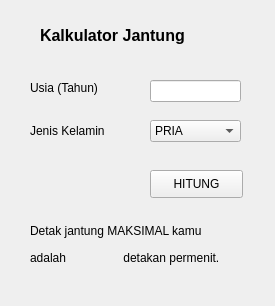
<?xml version="1.0" encoding="UTF-8"?>
<ui version="4.0">
 <class>Form</class>
 <widget class="QWidget" name="Form">
  <property name="geometry">
   <rect>
    <x>0</x>
    <y>0</y>
    <width>275</width>
    <height>306</height>
   </rect>
  </property>
  <property name="windowTitle">
   <string>Form</string>
  </property>
  <widget class="QLabel" name="label">
   <property name="geometry">
    <rect>
     <x>40</x>
     <y>20</y>
     <width>201</width>
     <height>31</height>
    </rect>
   </property>
   <property name="font">
    <font>
     <pointsize>12</pointsize>
     <weight>75</weight>
     <bold>true</bold>
    </font>
   </property>
   <property name="text">
    <string>Kalkulator Jantung</string>
   </property>
  </widget>
  <widget class="QLabel" name="label_2">
   <property name="geometry">
    <rect>
     <x>30</x>
     <y>80</y>
     <width>91</width>
     <height>16</height>
    </rect>
   </property>
   <property name="font">
    <font>
     <pointsize>9</pointsize>
    </font>
   </property>
   <property name="text">
    <string>Usia (Tahun)</string>
   </property>
  </widget>
  <widget class="QLineEdit" name="line_umur">
   <property name="geometry">
    <rect>
     <x>150</x>
     <y>80</y>
     <width>91</width>
     <height>22</height>
    </rect>
   </property>
  </widget>
  <widget class="QLabel" name="label_3">
   <property name="geometry">
    <rect>
     <x>30</x>
     <y>120</y>
     <width>101</width>
     <height>21</height>
    </rect>
   </property>
   <property name="font">
    <font>
     <pointsize>9</pointsize>
    </font>
   </property>
   <property name="text">
    <string>Jenis Kelamin</string>
   </property>
  </widget>
  <widget class="QComboBox" name="combo_kelamin">
   <property name="geometry">
    <rect>
     <x>150</x>
     <y>120</y>
     <width>91</width>
     <height>22</height>
    </rect>
   </property>
   <item>
    <property name="text">
     <string>PRIA</string>
    </property>
   </item>
   <item>
    <property name="text">
     <string>WANITA</string>
    </property>
   </item>
  </widget>
  <widget class="QLabel" name="label_4">
   <property name="geometry">
    <rect>
     <x>30</x>
     <y>220</y>
     <width>221</width>
     <height>21</height>
    </rect>
   </property>
   <property name="font">
    <font>
     <pointsize>9</pointsize>
    </font>
   </property>
   <property name="text">
    <string>Detak jantung MAKSIMAL kamu</string>
   </property>
  </widget>
  <widget class="QPushButton" name="push_hitung">
   <property name="geometry">
    <rect>
     <x>150</x>
     <y>170</y>
     <width>93</width>
     <height>28</height>
    </rect>
   </property>
   <property name="text">
    <string>HITUNG</string>
   </property>
  </widget>
  <widget class="QLabel" name="label_5">
   <property name="geometry">
    <rect>
     <x>30</x>
     <y>250</y>
     <width>41</width>
     <height>16</height>
    </rect>
   </property>
   <property name="font">
    <font>
     <pointsize>9</pointsize>
    </font>
   </property>
   <property name="text">
    <string>adalah</string>
   </property>
  </widget>
  <widget class="QLabel" name="label_6">
   <property name="geometry">
    <rect>
     <x>120</x>
     <y>250</y>
     <width>121</width>
     <height>16</height>
    </rect>
   </property>
   <property name="font">
    <font>
     <pointsize>9</pointsize>
    </font>
   </property>
   <property name="text">
    <string> detakan permenit.</string>
   </property>
  </widget>
  <widget class="QLabel" name="label_hasil">
   <property name="geometry">
    <rect>
     <x>80</x>
     <y>250</y>
     <width>41</width>
     <height>16</height>
    </rect>
   </property>
   <property name="font">
    <font>
     <weight>75</weight>
     <bold>true</bold>
    </font>
   </property>
   <property name="text">
    <string/>
   </property>
  </widget>
 </widget>
 <resources/>
 <connections/>
</ui>
